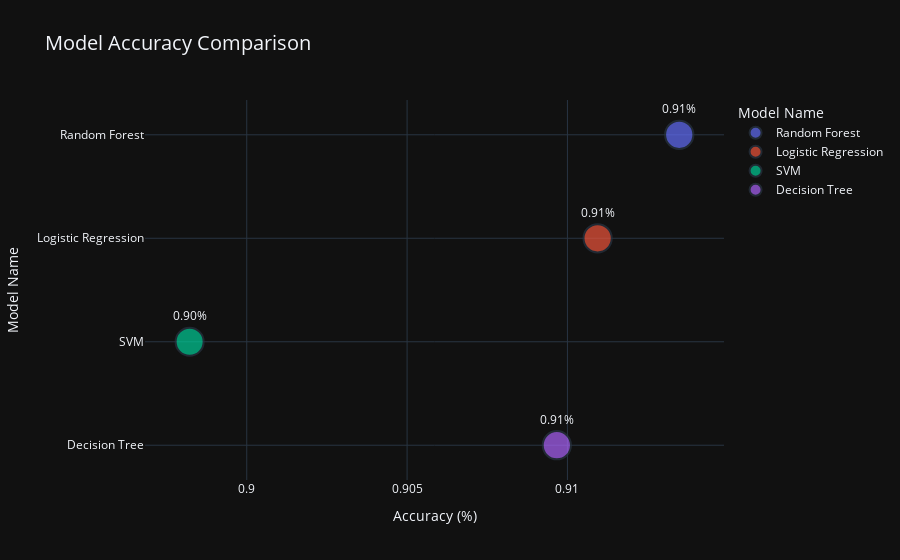

Notebook source saved alongside this figure:
### Markdown cell above
### Accuracy Scores Visualization

### Code cell
import plotly.express as px

# Create a scatter plot for model accuracies
fig = px.scatter(
    accuracy_df,
    x='Accuracy',  # X-axis: Accuracy
    y='Model',  # Y-axis: Model names
    size='Accuracy',  # Size of the marker proportional to accuracy
    color='Model',  # Color by model for differentiation
    text='Accuracy',
    title='Model Accuracy Comparison',
    labels={'Accuracy': 'Accuracy (%)', 'Model': 'Model Name'}
)

# Update layout for better readability
fig.update_traces(
    marker=dict(line_width=2),  # Thicker marker outlines
    texttemplate='%{text:.2f}%',  # Show accuracy with two decimal points
    textposition='top center'  # Center text above markers
)

# Customize layout for visual clarity
fig.update_layout(
    title_font_size=20,
    xaxis_title='Accuracy (%)',
    yaxis_title='Model Name',
    template='plotly_dark',  # Optional: Use a dark theme
    height=500  # Adjust chart height for better viewing
)

# Show the plot
fig.show()

### Figure 1 — Plotly figure (JSON) as saved in the notebook; plotly's stock layout.template omitted (floating-point values rounded to 4 significant figures)
{"data": [{"hovertemplate": "Model Name=%{y}<br>Accuracy (%)=%{text}<extra></extra>", "legendgroup": "Random Forest", "marker": {"color": "#636efa", "line": {"width": 2}, "size": [0.9135], "sizemode": "area", "sizeref": 0.002284, "symbol": "circle"}, "mode": "markers+text", "name": "Random Forest", "orientation": "h", "showlegend": true, "text": [0.9135], "textposition": "top center", "texttemplate": "%{text:.2f}%", "type": "scatter", "x": [0.9135], "xaxis": "x", "y": ["Random Forest"], "yaxis": "y"}, {"hovertemplate": "Model Name=%{y}<br>Accuracy (%)=%{text}<extra></extra>", "legendgroup": "Logistic Regression", "marker": {"color": "#EF553B", "line": {"width": 2}, "size": [0.9109], "sizemode": "area", "sizeref": 0.002284, "symbol": "circle"}, "mode": "markers+text", "name": "Logistic Regression", "orientation": "h", "showlegend": true, "text": [0.9109], "textposition": "top center", "texttemplate": "%{text:.2f}%", "type": "scatter", "x": [0.9109], "xaxis": "x", "y": ["Logistic Regression"], "yaxis": "y"}, {"hovertemplate": "Model Name=%{y}<br>Accuracy (%)=%{text}<extra></extra>", "legendgroup": "SVM", "marker": {"color": "#00cc96", "line": {"width": 2}, "size": [0.8982], "sizemode": "area", "sizeref": 0.002284, "symbol": "circle"}, "mode": "markers+text", "name": "SVM", "orientation": "h", "showlegend": true, "text": [0.8982], "textposition": "top center", "texttemplate": "%{text:.2f}%", "type": "scatter", "x": [0.8982], "xaxis": "x", "y": ["SVM"], "yaxis": "y"}, {"hovertemplate": "Model Name=%{y}<br>Accuracy (%)=%{text}<extra></extra>", "legendgroup": "Decision Tree", "marker": {"color": "#ab63fa", "line": {"width": 2}, "size": [0.9097], "sizemode": "area", "sizeref": 0.002284, "symbol": "circle"}, "mode": "markers+text", "name": "Decision Tree", "orientation": "h", "showlegend": true, "text": [0.9097], "textposition": "top center", "texttemplate": "%{text:.2f}%", "type": "scatter", "x": [0.9097], "xaxis": "x", "y": ["Decision Tree"], "yaxis": "y"}], "layout": {"autosize": true, "legend": {"itemsizing": "constant", "title": {"text": "Model Name"}, "tracegroupgap": 0}, "title": {"font": {"size": 20}, "text": "Model Accuracy Comparison"}, "xaxis": {"anchor": "y", "autorange": true, "domain": [0, 1], "range": [0.897, 0.9147], "title": {"text": "Accuracy (%)"}, "type": "linear"}, "yaxis": {"anchor": "x", "autorange": true, "categoryarray": ["Decision Tree", "SVM", "Logistic Regression", "Random Forest"], "categoryorder": "array", "domain": [0, 1], "range": [-0.3718, 3.372], "title": {"text": "Model Name"}, "type": "category"}}}
